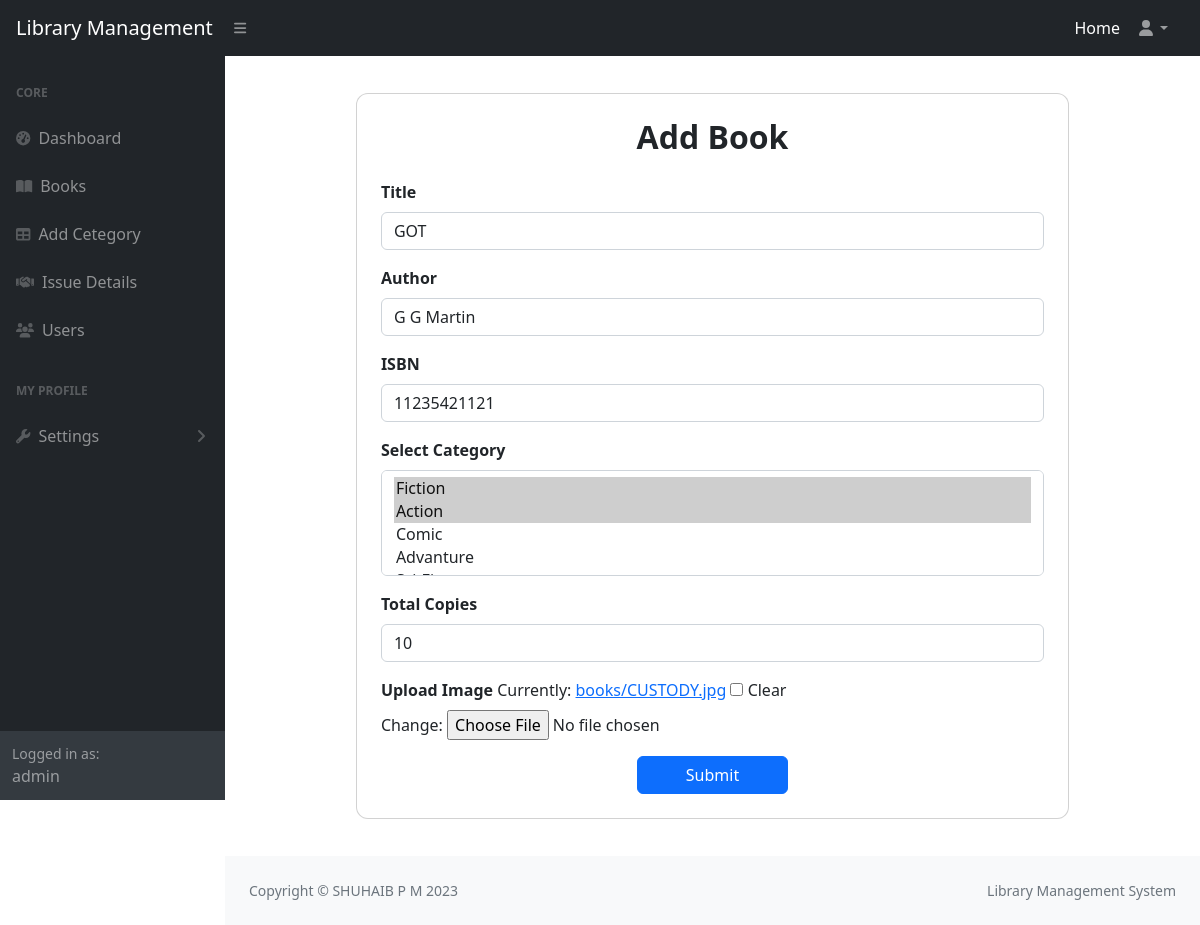
Screenshot of /updatebook/1 (signed in) with the database file from the repository.
### libraryApp/models.py (models this page shows, shortened)
class User(AbstractUser):
    email=models.EmailField(unique=True)
    option = (
        ('user','user'),
        ('staff','staff')
    )
    phone=models.CharField(max_length=15)
    role=models.CharField(max_length=100,choices=option,default="user")
    profile=models.ImageField(upload_to="profile",default="profile/default.jpeg",null=True,blank=True)
    otp=models.CharField(max_length=20)
    is_verified=models.BooleanField(default=False)

class Book(models.Model):
    user=models.ForeignKey(User,on_delete=models.CASCADE,related_name="bookUser")
    title=models.CharField(max_length=100)
    author=models.CharField(max_length=20)
    isbn=models.IntegerField()
    image=models.ImageField(upload_to="books",default="books/default.jpeg",null=True,blank=True)
    category=models.ManyToManyField(Category,related_name="bookCategory")
    total_copy=models.IntegerField()
    avl_copy=models.IntegerField()
    added_on=models.DateField(auto_now_add=True)

class Category(models.Model):
    category=models.CharField(max_length=20,unique=True)
    def __str__(self):
        return self.category

### libraryApp/views.py (the view, shortened to what this page needs)
# urls.py: path("updatebook/<int:id>",views.UpdateBookView.as_view(),name="update"),
@method_decorator(login_required,name="dispatch")
class UpdateBookView(View):
    def get(self,request,**kwargs):
        book=Book.objects.get(id=kwargs.get("id"))
        form=AddBookForm(instance=book)
        return render(request,"updatebook.html",{"form":form})

### libraryApp/forms.py
class AddBookForm(forms.ModelForm):
    class Meta:
        model=Book
        fields=["title","author","isbn","category","total_copy","image"]
        widgets={
            'title':forms.TextInput(attrs={'class':'form-control'}),
            'author':forms.TextInput(attrs={'class':'form-control'}),
            'isbn':forms.TextInput(attrs={'class':'form-control'}),
            'category':forms.SelectMultiple(attrs={'class':'form-control'}),
            'total_copy':forms.NumberInput(attrs={'class':'form-control'}),
        }

### libraryApp/authentication.py (called while the page is built)
def login_required(fn):
    def wrapper(request, *args, **kwargs):
        if request.user.is_authenticated and request.user.role != "user" :
            return fn(request, *args, **kwargs)
        else:
            messages.warning(request,"You Must Login First")
            return redirect("login")
    return wrapper

### libraryApp/context_processor.py (called while the page is built)
def library_status(request):
    total_books = Book.objects.count()
    total_copies = Book.objects.aggregate(total=models.Sum("total_copy"))["total"] or 0
    avl_books = Book.objects.aggregate(total=models.Sum("avl_copy"))["total"] or 0
    issued_books=Issue.objects.filter(status="issued").count()
    overdue_books=Issue.objects.filter(status="overdue").count()
    return {
        "total_books": total_books,
        "total_copies": total_copies,
        "avl_books": avl_books,
        "issued_books": issued_books,
        "overdue_books": overdue_books,
    }

### libraryApp/templates/updatebook.html (shortened to what this page needs)
{% extends 'dashboard.html' %}
{% block main %}
                <div class="container d-flex justify-content-center align-items-center" style="min-height: 100vh;">
    <div class="card  p-4 w-75" style=" border-radius: 12px;">
        <h2 class="text-center mb-4 fw-bold">Add Book</h2>
        <form action="" method="post" enctype="multipart/form-data">
            <div class="mb-3">
                <label class="form-label fw-bold">Title</label>
                {{ form.title }}
            </div>
            <div class="mb-3">
                <label class="form-label fw-bold">Author</label>
                {{ form.author }}
            </div>
            <div class="mb-3">
                <label class="form-label fw-bold">ISBN</label>
                {{ form.isbn }}
            </div>
            <div class="mb-3">
                <label class="form-label fw-bold">Select Category</label>
                {{ form.category }}
            </div>
            <div class="mb-3">
                <label class="form-label fw-bold">Total Copies</label>
                {{ form.total_copy }}
            </div>
            <div class="mb-3">
                <label class="form-label fw-bold">Upload Image</label>
                {{ form.image }}
            </div>
            <div class="text-center">
                <button class="btn btn-primary px-5">Submit</button>
            </div>
        </form>
    </div>
</div>
{% endblock %}

### libraryApp/templates/dashboard.html (shortened to what this page needs)
{% load static %}
<!DOCTYPE html>
<html lang="en">
<head>
    <link href="https://cdn.jsdelivr.net/npm/simple-datatables@7.1.2/dist/style.min.css" rel="stylesheet" />
    <link href="{% static 'css/styles.css' %}" rel="stylesheet" />
</head>
<body class="sb-nav-fixed">
    <nav class="sb-topnav navbar navbar-expand navbar-dark bg-dark">
        <a class="navbar-brand ps-3" href="#">Library Management</a>
        <button class="btn btn-link btn-sm order-1 order-lg-0 me-4 me-lg-0" id="sidebarToggle" href="#!"><i
                class="fas fa-bars"></i></button>
        <ul class="navbar-nav ms-auto ms-md-0 me-3 me-lg-4">
            <li class="nav-item"><a class="nav-link active" aria-current="page" href="{% url 'home' %}">Home</a></li>
            <li class="nav-item dropdown">
                <a class="nav-link dropdown-toggle" id="navbarDropdown" href="#" role="button" data-bs-toggle="dropdown"
                    aria-expanded="false"><i class="fas fa-user fa-fw"></i></a>
            </li>
        </ul>
    </nav>
    <div id="layoutSidenav">
        <div id="layoutSidenav_nav">
            <nav class="sb-sidenav accordion sb-sidenav-dark" id="sidenavAccordion">
                <div class="sb-sidenav-menu">
                    <div class="nav">
                        <div class="sb-sidenav-menu-heading">Core</div>
                        <a class="nav-link" href="{% url 'dashboard' %}">
                            <div class="sb-nav-link-icon"><i class="fas fa-tachometer-alt"></i></div>
                            Dashboard
                        </a>
                        <a class="nav-link" href="{% url 'book' %}">
                            <div class="sb-nav-link-icon"><i class="fas fa-book-open"></i></div>
                            Books
                        </a>
                        <a class="nav-link" href="{% url 'category' %}">
                            <div class="sb-nav-link-icon"><i class="fas fa-table"></i></div>
                            Add Cetegory
                        </a>
                        <a class="nav-link" href="{% url 'issue' %}">
                            <div class="sb-nav-link-icon"><i class="fa fa-handshake"></i></div>
                            Issue Details
                        </a>
                        <a class="nav-link" href="{% url 'user' %}">
                            <div class="sb-nav-link-icon"><i class="fas fa-users"></i></div>
                            Users
                        </a>
                        <div class="sb-sidenav-menu-heading">My Profile</div>
                        <a class="nav-link collapsed" href="#" data-bs-toggle="collapse"
                            data-bs-target="#collapseLayouts" aria-expanded="false" aria-controls="collapseLayouts">
                            <div class="sb-nav-link-icon"><i class="fas fa-wrench"></i></div>
                            Settings
                            <div class="sb-sidenav-collapse-arrow"><i class="fas fa-angle-down"></i></div>
                        </a>
                    </div>
                </div>
                <div class="sb-sidenav-footer">
                    <div class="small">Logged in as:</div>
                    {{request.user}}
                </div>
            </nav>
        </div>
        <div id="layoutSidenav_content">
            <main>
                {% block main %}{% endblock %}
            </main>
            <footer class="py-4 bg-light mt-auto">
                <div class="container-fluid px-4">
                    <div class="d-flex align-items-center justify-content-between small">
                        <div class="text-muted">Copyright &copy; SHUHAIB P M 2023</div>
                        <div class="text-muted">
                            Library Management System
                        </div>
                    </div>
                </div>
            </footer>
        </div>
    </div>
</body>
</html>

### rows the page displays
User: user "admin"
Book: title "GOT", author "G G Martin", isbn "11235421121", total_copy "10"
Category: category "Fiction ☑ / Action ☑ / Comic / Advanture"
